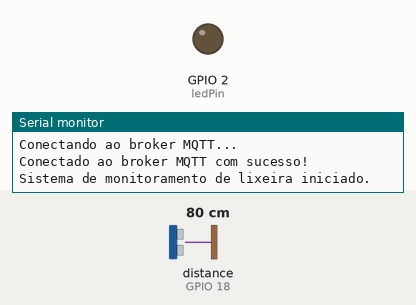
This sketch was run on a simulated ESP32. Parts: output pins drawn as LEDs (lit = HIGH), the last lines printed to the serial monitor. Wiring (inferred from the names in the program): ultrasonic range finder: trigger GPIO 5; echo GPIO 18. Inputs (shaded band) come from the test bench; at power-on: distance to the obstacle (sensor on GPIO 18) 80 cm. The echo pulse lasts 58.3 µs per cm; WiFi joins after 1.5 s; servers stay silent unless stated; random numbers use the default seed unless the sketch sets one; no MQTT or app messages arrive unless stated; pins used as bus, display or sensor lines are not drawn.

Above: at 2.7 s.
2.8 s: distance to the obstacle (sensor on GPIO 18) set to 23 cm
6.9 s: distance to the obstacle (sensor on GPIO 18) set to 19 cm
At 9.6 s:
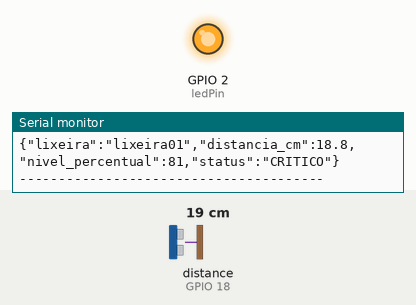
11.0 s: distance to the obstacle (sensor on GPIO 18) set to 35 cm
At 13.1 s:
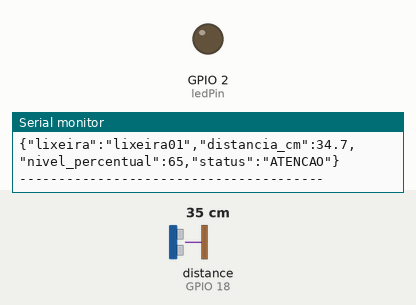
15.1 s: distance to the obstacle (sensor on GPIO 18) set to 2 cm
At 18.8 s:
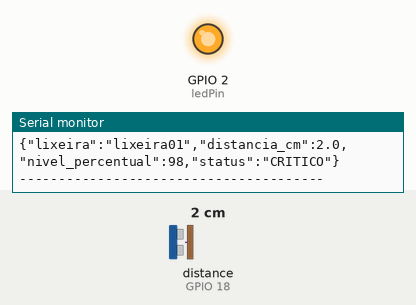
Timing chart, 0 to 20.3 s (numbered marks = the images above; inputs shaded):
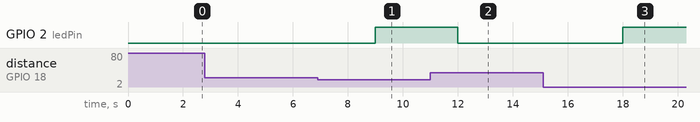

The sketch:

lixeira_iot_esp32.ino
```cpp
#include <WiFi.h>
#include <PubSubClient.h>

// Projeto: Sistema Inteligente de Monitoramento de Lixeiras Urbanas utilizando IoT
// Autor: Gabriel Valentino
// Plataforma: ESP32 + Wokwi
// Comunicação: Wi-Fi + MQTT

const char* ssid = "Wokwi-GUEST";
const char* password = "";

const char* mqttServer = "broker.hivemq.com";
const int mqttPort = 1883;

const char* topicoNivel = "mackenzie/gabriel/lixeira01/nivel";
const char* topicoStatus = "mackenzie/gabriel/lixeira01/status";
const char* topicoDistancia = "mackenzie/gabriel/lixeira01/distancia";
const char* topicoResumo = "mackenzie/gabriel/lixeira01/resumo";

const int trigPin = 5;
const int echoPin = 18;
const int ledPin = 2;

const float alturaLixeira = 100.0;

unsigned long ultimaPublicacao = 0;
const unsigned long intervaloPublicacao = 3000;

WiFiClient espClient;
PubSubClient client(espClient);

void conectarWiFi() {
  Serial.println("Conectando ao Wi-Fi do Wokwi...");
  WiFi.begin(ssid, password);

  while (WiFi.status() != WL_CONNECTED) {
    delay(500);
    Serial.print(".");
  }

  Serial.println();
  Serial.println("Wi-Fi conectado com sucesso!");
  Serial.print("Endereco IP do ESP32: ");
  Serial.println(WiFi.localIP());
}

void conectarMQTT() {
  while (!client.connected()) {
    Serial.println("Conectando ao broker MQTT...");

    String clientId = "esp32_lixeira_gabriel_";
    clientId += String(random(0xffff), HEX);

    if (client.connect(clientId.c_str())) {
      Serial.println("Conectado ao broker MQTT com sucesso!");
    } else {
      Serial.print("Falha na conexao MQTT. Codigo: ");
      Serial.println(client.state());
      Serial.println("Tentando novamente em 2 segundos...");
      delay(2000);
    }
  }
}

float medirDistancia() {
  digitalWrite(trigPin, LOW);
  delayMicroseconds(2);

  digitalWrite(trigPin, HIGH);
  delayMicroseconds(10);
  digitalWrite(trigPin, LOW);

  long duracao = pulseIn(echoPin, HIGH, 30000);
  float distancia = duracao * 0.034 / 2;

  if (distancia <= 0 || distancia > alturaLixeira) {
    distancia = alturaLixeira;
  }

  return distancia;
}

int calcularNivel(float distancia) {
  float ocupacao = ((alturaLixeira - distancia) / alturaLixeira) * 100.0;

  if (ocupacao < 0) {
    ocupacao = 0;
  }

  if (ocupacao > 100) {
    ocupacao = 100;
  }

  return (int)ocupacao;
}

String definirStatus(int nivel) {
  if (nivel < 60) {
    return "NORMAL";
  } else if (nivel >= 60 && nivel < 80) {
    return "ATENCAO";
  } else {
    return "CRITICO";
  }
}

void publicarDados(float distancia, int nivel, String statusLixeira) {
  char msgNivel[10];
  char msgDistancia[20];
  char msgResumo[180];

  sprintf(msgNivel, "%d", nivel);
  sprintf(msgDistancia, "%.1f cm", distancia);

  sprintf(
    msgResumo,
    "{\"lixeira\":\"lixeira01\",\"distancia_cm\":%.1f,\"nivel_percentual\":%d,\"status\":\"%s\"}",
    distancia,
    nivel,
    statusLixeira.c_str()
  );

  client.publish(topicoNivel, msgNivel);
  client.publish(topicoDistancia, msgDistancia);
  client.publish(topicoStatus, statusLixeira.c_str());
  client.publish(topicoResumo, msgResumo);

  Serial.println("---------------------------------------");
  Serial.print("Distancia medida pelo sensor: ");
  Serial.print(distancia);
  Serial.println(" cm");

  Serial.print("Nivel estimado de ocupacao: ");
  Serial.print(nivel);
  Serial.println("%");

  Serial.print("Status atual da lixeira: ");
  Serial.println(statusLixeira);

  Serial.println("Mensagem enviada ao MQTT:");
  Serial.println(msgResumo);
  Serial.println("---------------------------------------");
}

void setup() {
  Serial.begin(115200);

  pinMode(trigPin, OUTPUT);
  pinMode(echoPin, INPUT);
  pinMode(ledPin, OUTPUT);

  digitalWrite(ledPin, LOW);

  conectarWiFi();

  client.setServer(mqttServer, mqttPort);

  conectarMQTT();

  Serial.println("Sistema de monitoramento de lixeira iniciado.");
}

void loop() {
  if (!client.connected()) {
    conectarMQTT();
  }

  client.loop();

  unsigned long agora = millis();

  if (agora - ultimaPublicacao >= intervaloPublicacao) {
    ultimaPublicacao = agora;

    float distancia = medirDistancia();
    int nivel = calcularNivel(distancia);
    String statusLixeira = definirStatus(nivel);

    if (statusLixeira == "CRITICO") {
      digitalWrite(ledPin, HIGH);
    } else {
      digitalWrite(ledPin, LOW);
    }

    publicarDados(distancia, nivel, statusLixeira);
  }
}
```

Measured:
- the behaviour switches between 21 and 20 cm on distance to the obstacle (sensor on GPIO 18) (found by bisection; images 0 and 1)
- after the input at 6.9 s, GPIO 2 (ledPin): LOW → HIGH after 2.1 s
- after the input at 11.0 s, GPIO 2 (ledPin): HIGH → LOW after 1.0 s
- after the input at 15.1 s, GPIO 2 (ledPin): LOW → HIGH after 2.9 s
